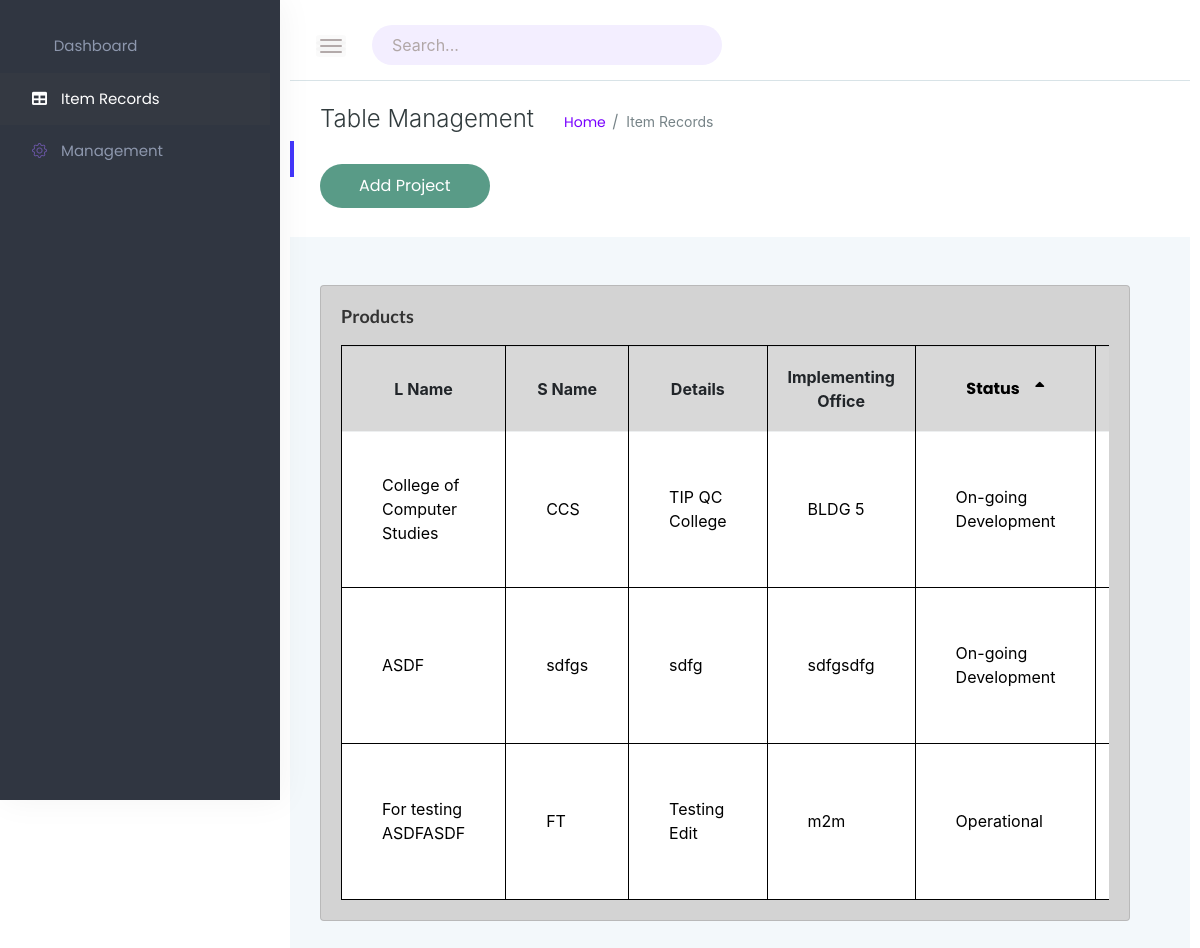
The app's page /table.php (signed in) with its own data.
### tables this page shows
CREATE TABLE `products` (
  `product_id` int(11) NOT NULL,
  `product_name` varchar(255) NOT NULL,
  `product_sname` varchar(255) NOT NULL,
  `details` varchar(255) NOT NULL,
  `implementing_office` varchar(255) NOT NULL,
  `dev_mode` varchar(255) NOT NULL,
  `developer` varchar(255) NOT NULL,
  `frontend` varchar(255) NOT NULL,
  `backend` varchar(255) NOT NULL,
  `status` varchar(255) NOT NULL,
  `remarks` varchar(255) NOT NULL,
  `serverhid` varchar(255) NOT NULL,
  `IsDeleted` int(11) NOT NULL DEFAULT 0
);

### table.php (the view, shortened to what this page needs)
<!doctype html>
<html class="no-js" lang="en">
<head>
    <link rel="stylesheet" href="https://cdn.jsdelivr.net/npm/bootstrap-icons@1.7.2/font/bootstrap-icons.css">
    <link rel="stylesheet" href="assets/css/bootstrap.min.css">
    <link rel="stylesheet" href="assets/css/font-awesome.min.css">
    <link rel="stylesheet" href="assets/css/themify-icons.css">
    <link rel="stylesheet" href="assets/css/metisMenu.css">
    <link rel="stylesheet" href="assets/css/owl.carousel.min.css">
    <link rel="stylesheet" href="assets/css/slicknav.min.css">
    <link rel="stylesheet" href="https://cdn.jsdelivr.net/npm/bootstrap-icons@1.7.2/font/bootstrap-icons.css">
    <link rel="stylesheet" href="https://www.amcharts.com/lib/3/plugins/export/export.css" type="text/css" media="all" />
    <link rel="stylesheet" href="assets/css/typography.css">
    <link rel="stylesheet" href="assets/css/default-css.css">
    <link rel="stylesheet" href="assets/css/styles.css">
    <link rel="stylesheet" href="assets/css/responsive.css">
	<link rel="stylesheet" href="https://use.fontawesome.com/releases/v5.3.1/css/all.css">
</head>
<body>
    <div class="page-container">
        <div class="sidebar-menu">
            <div class="main-menu">
                <div class="menu-inner">
                    <nav>
                        <ul class="metismenu" id="menu">
                            <li>
                                <a href="index.php" aria-expanded="true"><i class="ti-dashboard"></i><span>dashboard</span></a>
                            </li>
                            <li class="active">
                                <a href="table.php" aria-expanded="true"><i class="fa fa-table"></i>
                                    <span>Item Records</span></a>
                            </li>
                            <li>
                                <a href="management.php" aria-expanded="true"><i class="bi bi-gear"></i>
                                    <span>Management</span></a> </li>
                                </ul>
                    </nav>
                </div>
            </div>
        </div>
        <div class="main-content">
            <div class="header-area">
                <div class="row align-items-center">
                    <div class="col-md-6 col-sm-8 clearfix">
                        <div class="nav-btn pull-left">
                            <span></span>
                            <span></span>
                            <span></span>
                        </div>
                        <div class="search-box pull-left">
                            <form action="#">
                                <input type="text" name="search" placeholder="Search..." required>
                                <i class="ti-search"></i>
                            </form>
                        </div>
                    </div>
                    <div class="col-md-6 col-sm-4 clearfix">
                    </div>
                </div>
            </div>
            <div class="page-title-area">
                <div class="row align-items-center">
                    <div class="col-sm-6">
                        <div class="breadcrumbs-area clearfix">
                            <br>
                            <h4 class="page-title pull-left">Table Management</h4>
                            <ul class="breadcrumbs pull-left">
                                <li><a href="index.php">Home</a></li>
                                <li><span>Item Records</span></li>
                            </ul>
                        </div>
                        <a href="addproject.php" class="button-submit">Add Project</a>
                        <br><br>
                    </div>
                </div>
            </div>
            <div style="background-color: transparent;">
            <div class="main-content-inner">
                <div class="row">
                    <div class="col-lg-6 mt-5">
                        <div class="card">
                            <div class="card-body">
                                <h4 class="header-title">Products</h4>
                                <div class="single-table" style="border-top: 0.5px solid black">
                                    <div class="table-responsive">
                                        <table class="table text-dark text-center">
                                            <thead class="text-uppercase">
                                                <tr class="table-active">
                                                    <?php
$mysqli = mysqli_connect('localhost', 'root', '', 'inventorymanagement');
$columns = array('status');
$column = isset($_GET['column']) && in_array($_GET['column'], $columns) ? $_GET['column'] : $columns[0];
$sort_order = isset($_GET['order']) && strtolower($_GET['order']) == 'desc' ? 'DESC' : 'ASC';
if ($result = $mysqli->query('SELECT * FROM products  WHERE IsDeleted = 0 ORDER BY ' .  $column . ' ' . $sort_order)) {
	$up_or_down = str_replace(array('ASC','DESC'), array('up','down'), $sort_order);
	$asc_or_desc = $sort_order == 'ASC' ? 'desc' : 'asc';
	$add_class = ' class="highlight"';
	?>
	<!DOCTYPE html>
	<html>
		<head>
			<link rel="stylesheet" href="https://use.fontawesome.com/releases/v5.3.1/css/all.css">
		</head>
		<body>
			<table >
				<tr >
                    <th scope="col">L Name</th>
                    <th scope="col">S Name</th>
                    <th scope="col">Details</th>
                    <th style="size =55px" scope="col">Implementing Office</th>
					<th><a style="font-size: 100%; color: black; text-decoration: none; text-align: center;"href="table.php?column=status&order=<?php echo $asc_or_desc; ?>">Status<i class="fas fa-sort<?php echo $column == 'status' ? '-' . $up_or_down : ''; ?>"></i></a></th>
                    <th scope="col">Action</th>
                </tr>
                <?php while ($row = $result->fetch_assoc()): ?>
				<tr>
                <td><?php echo $row["product_name"] ?></td>
                      <td ><?php echo $row["product_sname"] ?></td>
                      <td><?php echo $row["details"]  ?></th>
                      <td><?php echo $row["implementing_office"]  ?></td>
					  <td style="background-color: white;"<?php echo $column == 'status' ? $add_class : ''; ?>><?php echo $row['status']; ?></td>
                      <td> </td>
				</tr>
				<?php endwhile; ?>
			</table>
		</body>
	</html>
	<?php
}
?>
<html>
<head>
	<link rel="stylesheet" type="text/css" href="styles.css">
	<link rel="stylesheet" href="https://maxcdn.bootstrapcdn.com/bootstrap/4.0.0-alpha.6/css/bootstrap.min.css">
</head>
</html>
    </div>
</body>
</html>

### assets/css/styles.css (style rules this page uses)
.page-container { width: 100%; height: 100%; min-height: 100vh; padding-left: 280px; -webkit-transition: padding-left 0.3s ease 0s; transition: padding-left 0.3s ease 0s; }
.card { border: none; border-radius: 4px; background-color: #fff; -webkit-transition: all 0.3s ease 0s; transition: all 0.3s ease 0s; }
.card-body { padding: 25.6px; padding: 1.6rem; }
.main-content { width: 100%; background: #F3F8FB; }
.main-content-inner { padding: 0 30px 50px; }
.sidebar-menu { position: fixed; left: 0; top: 0; z-index: 99; height: 100vh; width: 280px; overflow: hidden; background: #303641; box-shadow: 2px 0 32px rgba(0, 0, 0, 0.05); -webkit-transition: all 0.3s ease 0s; transition: all 0.3s ease 0s; }
.main-menu { height: calc(100% - 100px); overflow: hidden; padding: 20px 10px 0 0; -webkit-transition: all 0.3s ease 0s; transition: all 0.3s ease 0s; }
.menu-inner { overflow-y: scroll; height: 100%; }
.metismenu >li >a { padding-left: 32px!important; }
.metismenu li a { position: relative; display: block; color: #8d97ad; font-size: 15px; text-transform: capitalize; padding: 15px 15px; letter-spacing: 0; font-weight: 400; }
.metismenu li a i { color: #6a56a5; -webkit-transition: all 0.3s ease 0s; transition: all 0.3s ease 0s; }
.metismenu li a:after { position: absolute; content: '\f107'; font-family: fontawesome; right: 15px; top: 12px; color: #8d97ad; font-size: 20px; }
.metismenu li.active>a:after { content: '\f106'; }
.metismenu li a:only-child:after { content: ''; }
.metismenu li a span { margin-left: 10px; }
.metismenu li.active>a, .metismenu li:hover>a { color: #fff; }
.metismenu >li:hover>a, .metismenu >li.active>a { color: #fff; background: #343942; }
.metismenu li:hover>a, .metismenu li.active>a { color: #fff; }
.metismenu li:hover>a i, .metismenu li.active>a i { color: #fff; }
.header-area { padding: 15px 30px; background: #fff; border-bottom: 1px solid #d8e3e7; }
.nav-btn { margin-right: 30px; margin-top: 10px; cursor: pointer; }
.nav-btn span { display: block; width: 22px; height: 2px; background: #b3aaaa; margin: 4px 0; border-radius: 15px; -webkit-transition: all 0.3s ease 0s; transition: all 0.3s ease 0s; box-shadow: 0 0 0 4px rgba(99, 96, 96, 0.03); }
.search-box form { position: relative; }
.search-box input { width: 350px; border-radius: 33px; border: none; height: 40px; padding-left: 20px; padding-right: 40px; letter-spacing: 0; background: #f3eeff; }
.search-box form i { position: absolute; right: 21px; top: 14px; font-size: 14px; color: #b1a7a7; }
.page-title-area { padding: 0 30px; background: #fff; position: relative; }
.page-title-area:before { content: ''; position: absolute; left: 0; top: 50%; width: 4px; height: 36px; background: var(--primary-color); -webkit-transform: translateY(-50%); transform: translateY(-50%); }
.page-title { font-size: 24px; font-weight: 300; color: #313b3d; letter-spacing: 0; margin-right: 30px; }
ul.breadcrumbs { margin-top: 4px; }
.breadcrumbs li { display: inline-block; }
.breadcrumbs li a, .breadcrumbs li span { display: block; font-size: 14px; font-weight: 400; color: #7801ff; letter-spacing: 0; margin-right: 16px; position: relative; }
.breadcrumbs li a:before { content: '/'; color: #768387; position: absolute; right: -13px; top: 0; }
.breadcrumbs li span { margin-right: 0; color: #768387; text-transform: capitalize; }
.header-title { font-family: 'Lato', sans-serif; font-size: 18px; font-weight: 600; letter-spacing: 0; color: #333; text-transform: capitalize; margin-bottom: 17px; }
.single-table .table { margin-bottom: 0; }
table tr th { border-bottom: none; }
table tr th, table tr td { border-top: 1px solid rgba(120, 130, 140, 0.13) !important; }

### assets/css/responsive.css (style rules this page uses)
@media (min-width: 1200px) and (max-width: 1364px) { .sidebar-menu { position: fixed; left: -90%; top: 0; height: 100vh; width: 365px; } }
@media (min-width: 1200px) and (max-width: 1364px) { .main-content-inner { padding: 0 15px 50px; } }
@media (min-width: 1200px) and (max-width: 1364px) { .page-container, .sbar_collapsed.page-container { padding-left: 0; } }

### records on screen
products: product_name "College of Computer Studies", product_sname "CCS", details "TIP QC College", implementing_office "BLDG 5", status "On-going Development"
products: product_name "ASDF", product_sname "sdfgs", details "sdfg", implementing_office "sdfgsdfg", status "On-going Development"
products: product_name "For testing ASDFASDF", product_sname "FT", details "Testing Edit", implementing_office "m2m", status "Operational"
